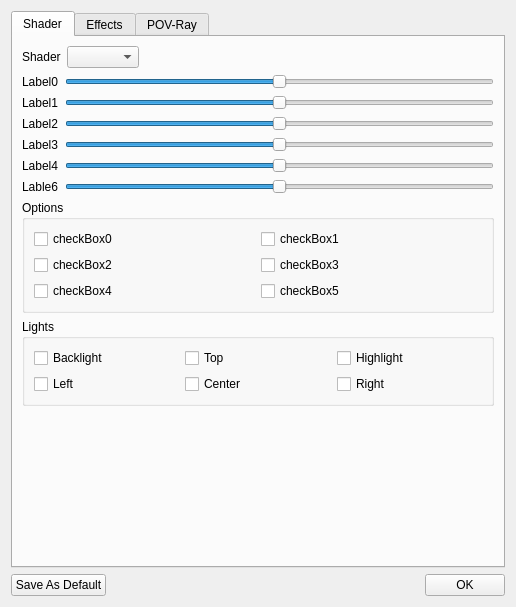
<?xml version="1.0" encoding="UTF-8"?>
<ui version="4.0">
 <class>ShaderDialog</class>
 <widget class="QDialog" name="ShaderDialog">
  <property name="geometry">
   <rect>
    <x>0</x>
    <y>0</y>
    <width>516</width>
    <height>607</height>
   </rect>
  </property>
  <property name="windowTitle">
   <string>Appearance</string>
  </property>
  <property name="styleSheet">
   <string notr="true">QToolButton {
   color: #333;
   background-color: #666;
   border-width: 2px;
   border-color: #CCC;
   border-style: solid;
   border-radius: 5;
   padding: 0px;
   min-width: 50px;
   max-width: 50px;
   min-height: 30px;
   max-height: 30px;
}

QToolButton[gradient=&quot;true&quot;] {
   border-width: 1px; 
   border-color: #333;
   border-style: solid; 
   border-radius: 1; 
   padding: 0px; 
   min-width: 200px;
   height: 30px;
}

QToolButton:pressed {
   border-color: #222;
}
</string>
  </property>
  <layout class="QVBoxLayout" name="verticalLayout_4">
   <item>
    <widget class="QTabWidget" name="shaderFilterTabWidget">
     <property name="currentIndex">
      <number>0</number>
     </property>
     <widget class="QWidget" name="tab">
      <attribute name="title">
       <string>Shader</string>
      </attribute>
      <layout class="QVBoxLayout" name="verticalLayout">
       <item>
        <layout class="QHBoxLayout" name="horizontalLayout_5">
         <item>
          <widget class="QLabel" name="label_10">
           <property name="text">
            <string>Shader</string>
           </property>
          </widget>
         </item>
         <item>
          <widget class="QComboBox" name="shaderCombo"/>
         </item>
         <item>
          <spacer name="horizontalSpacer_4">
           <property name="orientation">
            <enum>Qt::Horizontal</enum>
           </property>
           <property name="sizeHint" stdset="0">
            <size>
             <width>40</width>
             <height>20</height>
            </size>
           </property>
          </spacer>
         </item>
        </layout>
       </item>
       <item>
        <layout class="QGridLayout" name="gridLayout_2">
         <item row="0" column="0">
          <widget class="QLabel" name="label0">
           <property name="text">
            <string>Label0</string>
           </property>
          </widget>
         </item>
         <item row="1" column="0">
          <widget class="QLabel" name="label1">
           <property name="text">
            <string>Label1</string>
           </property>
          </widget>
         </item>
         <item row="2" column="0">
          <widget class="QLabel" name="label2">
           <property name="text">
            <string>Label2</string>
           </property>
          </widget>
         </item>
         <item row="3" column="0">
          <widget class="QLabel" name="label3">
           <property name="text">
            <string>Label3</string>
           </property>
          </widget>
         </item>
         <item row="0" column="1">
          <widget class="QSlider" name="slider0">
           <property name="maximum">
            <number>100</number>
           </property>
           <property name="value">
            <number>50</number>
           </property>
           <property name="sliderPosition">
            <number>50</number>
           </property>
           <property name="orientation">
            <enum>Qt::Horizontal</enum>
           </property>
          </widget>
         </item>
         <item row="1" column="1">
          <widget class="QSlider" name="slider1">
           <property name="maximum">
            <number>100</number>
           </property>
           <property name="value">
            <number>50</number>
           </property>
           <property name="orientation">
            <enum>Qt::Horizontal</enum>
           </property>
          </widget>
         </item>
         <item row="2" column="1">
          <widget class="QSlider" name="slider2">
           <property name="maximum">
            <number>100</number>
           </property>
           <property name="value">
            <number>50</number>
           </property>
           <property name="orientation">
            <enum>Qt::Horizontal</enum>
           </property>
          </widget>
         </item>
         <item row="4" column="0">
          <widget class="QLabel" name="label4">
           <property name="text">
            <string>Label4</string>
           </property>
          </widget>
         </item>
         <item row="4" column="1">
          <widget class="QSlider" name="slider4">
           <property name="maximum">
            <number>100</number>
           </property>
           <property name="value">
            <number>50</number>
           </property>
           <property name="orientation">
            <enum>Qt::Horizontal</enum>
           </property>
          </widget>
         </item>
         <item row="5" column="0">
          <widget class="QLabel" name="label5">
           <property name="text">
            <string>Lable6</string>
           </property>
          </widget>
         </item>
         <item row="5" column="1">
          <widget class="QSlider" name="slider5">
           <property name="maximum">
            <number>100</number>
           </property>
           <property name="value">
            <number>50</number>
           </property>
           <property name="orientation">
            <enum>Qt::Horizontal</enum>
           </property>
          </widget>
         </item>
         <item row="3" column="1">
          <widget class="QSlider" name="slider3">
           <property name="maximum">
            <number>100</number>
           </property>
           <property name="value">
            <number>50</number>
           </property>
           <property name="orientation">
            <enum>Qt::Horizontal</enum>
           </property>
          </widget>
         </item>
        </layout>
       </item>
       <item>
        <widget class="QGroupBox" name="optionBox">
         <property name="title">
          <string>Options</string>
         </property>
         <layout class="QGridLayout" name="gridLayout_5">
          <item row="0" column="0">
           <widget class="QCheckBox" name="checkBox0">
            <property name="text">
             <string>checkBox0</string>
            </property>
           </widget>
          </item>
          <item row="0" column="1">
           <widget class="QCheckBox" name="checkBox1">
            <property name="text">
             <string>checkBox1</string>
            </property>
           </widget>
          </item>
          <item row="1" column="0">
           <widget class="QCheckBox" name="checkBox2">
            <property name="text">
             <string>checkBox2</string>
            </property>
           </widget>
          </item>
          <item row="1" column="1">
           <widget class="QCheckBox" name="checkBox3">
            <property name="text">
             <string>checkBox3</string>
            </property>
           </widget>
          </item>
          <item row="2" column="0">
           <widget class="QCheckBox" name="checkBox4">
            <property name="text">
             <string>checkBox4</string>
            </property>
           </widget>
          </item>
          <item row="2" column="1">
           <widget class="QCheckBox" name="checkBox5">
            <property name="text">
             <string>checkBox5</string>
            </property>
           </widget>
          </item>
         </layout>
        </widget>
       </item>
       <item>
        <widget class="QGroupBox" name="lightBox">
         <property name="title">
          <string>Lights</string>
         </property>
         <layout class="QGridLayout" name="gridLayout_4">
          <item row="0" column="0">
           <widget class="QCheckBox" name="lightBox0">
            <property name="text">
             <string>Backlight</string>
            </property>
           </widget>
          </item>
          <item row="0" column="1">
           <widget class="QCheckBox" name="lightBox1">
            <property name="text">
             <string>Top</string>
            </property>
           </widget>
          </item>
          <item row="0" column="2">
           <widget class="QCheckBox" name="lightBox2">
            <property name="text">
             <string>Highlight</string>
            </property>
           </widget>
          </item>
          <item row="1" column="0">
           <widget class="QCheckBox" name="lightBox3">
            <property name="text">
             <string>Left</string>
            </property>
           </widget>
          </item>
          <item row="1" column="2">
           <widget class="QCheckBox" name="lightBox5">
            <property name="text">
             <string>Right</string>
            </property>
           </widget>
          </item>
          <item row="1" column="1">
           <widget class="QCheckBox" name="lightBox4">
            <property name="text">
             <string>Center</string>
            </property>
           </widget>
          </item>
         </layout>
        </widget>
       </item>
       <item>
        <spacer name="verticalSpacer">
         <property name="orientation">
          <enum>Qt::Vertical</enum>
         </property>
         <property name="sizeHint" stdset="0">
          <size>
           <width>20</width>
           <height>0</height>
          </size>
         </property>
        </spacer>
       </item>
      </layout>
     </widget>
     <widget class="QWidget" name="tab_2">
      <attribute name="title">
       <string>Effects</string>
      </attribute>
      <layout class="QVBoxLayout" name="verticalLayout_3">
       <item>
        <widget class="QCheckBox" name="antialias">
         <property name="text">
          <string>Antialias Edges</string>
         </property>
        </widget>
       </item>
       <item>
        <widget class="QCheckBox" name="border">
         <property name="text">
          <string>Border</string>
         </property>
        </widget>
       </item>
       <item>
        <widget class="QCheckBox" name="ambientOcclusion">
         <property name="text">
          <string>Ambient Occlusion</string>
         </property>
        </widget>
       </item>
       <item>
        <widget class="QGroupBox" name="aoOptionsGroupBox">
         <property name="enabled">
          <bool>false</bool>
         </property>
         <property name="title">
          <string>Options</string>
         </property>
         <layout class="QVBoxLayout" name="verticalLayout_2">
          <item>
           <layout class="QGridLayout" name="gridLayout">
            <item row="0" column="0">
             <widget class="QLabel" name="label">
              <property name="text">
               <string>Radius</string>
              </property>
             </widget>
            </item>
            <item row="0" column="1">
             <widget class="QSlider" name="aoRadius">
              <property name="orientation">
               <enum>Qt::Horizontal</enum>
              </property>
             </widget>
            </item>
            <item row="1" column="0">
             <widget class="QLabel" name="label_2">
              <property name="text">
               <string>Strength</string>
              </property>
             </widget>
            </item>
            <item row="1" column="1">
             <widget class="QSlider" name="aoStrength">
              <property name="orientation">
               <enum>Qt::Horizontal</enum>
              </property>
             </widget>
            </item>
            <item row="2" column="0">
             <widget class="QLabel" name="label_3">
              <property name="text">
               <string>Total</string>
              </property>
             </widget>
            </item>
            <item row="2" column="1">
             <widget class="QSlider" name="aoTotal">
              <property name="orientation">
               <enum>Qt::Horizontal</enum>
              </property>
             </widget>
            </item>
           </layout>
          </item>
         </layout>
        </widget>
       </item>
       <item>
        <spacer name="verticalSpacer_2">
         <property name="orientation">
          <enum>Qt::Vertical</enum>
         </property>
         <property name="sizeHint" stdset="0">
          <size>
           <width>20</width>
           <height>40</height>
          </size>
         </property>
        </spacer>
       </item>
      </layout>
     </widget>
     <widget class="QWidget" name="tab_3">
      <attribute name="title">
       <string>POV-Ray</string>
      </attribute>
      <layout class="QVBoxLayout" name="verticalLayout_5">
       <item>
        <widget class="QGroupBox" name="groupBox_2">
         <property name="title">
          <string>Textures</string>
         </property>
         <layout class="QGridLayout" name="gridLayout_3">
          <item row="2" column="0">
           <widget class="QLabel" name="label_9">
            <property name="text">
             <string>Bond</string>
            </property>
           </widget>
          </item>
          <item row="2" column="1">
           <widget class="QComboBox" name="bondTexture"/>
          </item>
          <item row="1" column="0">
           <widget class="QLabel" name="label_8">
            <property name="text">
             <string>Atom</string>
            </property>
           </widget>
          </item>
          <item row="3" column="0">
           <widget class="QLabel" name="label_13">
            <property name="text">
             <string>Surface</string>
            </property>
           </widget>
          </item>
          <item row="3" column="1">
           <widget class="QComboBox" name="surfaceTexture"/>
          </item>
          <item row="1" column="2">
           <spacer name="horizontalSpacer">
            <property name="orientation">
             <enum>Qt::Horizontal</enum>
            </property>
            <property name="sizeHint" stdset="0">
             <size>
              <width>52</width>
              <height>20</height>
             </size>
            </property>
           </spacer>
          </item>
          <item row="1" column="1">
           <widget class="QComboBox" name="atomTexture"/>
          </item>
          <item row="0" column="1">
           <widget class="QComboBox" name="background">
            <item>
             <property name="text">
              <string>None</string>
             </property>
            </item>
            <item>
             <property name="text">
              <string>Default</string>
             </property>
            </item>
            <item>
             <property name="text">
              <string>Black</string>
             </property>
            </item>
            <item>
             <property name="text">
              <string>White</string>
             </property>
            </item>
           </widget>
          </item>
          <item row="0" column="0">
           <widget class="QLabel" name="label_7">
            <property name="text">
             <string>Background</string>
            </property>
           </widget>
          </item>
         </layout>
        </widget>
       </item>
       <item>
        <widget class="QGroupBox" name="groupBox_3">
         <property name="title">
          <string>Sample</string>
         </property>
         <layout class="QGridLayout" name="gridLayout_7">
          <item row="0" column="2">
           <widget class="QFrame" name="atomSampleFrame">
            <property name="sizePolicy">
             <sizepolicy hsizetype="Fixed" vsizetype="Fixed">
              <horstretch>0</horstretch>
              <verstretch>1</verstretch>
             </sizepolicy>
            </property>
            <property name="minimumSize">
             <size>
              <width>200</width>
              <height>150</height>
             </size>
            </property>
            <property name="frameShape">
             <enum>QFrame::StyledPanel</enum>
            </property>
            <property name="frameShadow">
             <enum>QFrame::Raised</enum>
            </property>
           </widget>
          </item>
          <item row="0" column="3">
           <widget class="QFrame" name="surfaceSampleFrame">
            <property name="sizePolicy">
             <sizepolicy hsizetype="Fixed" vsizetype="Fixed">
              <horstretch>0</horstretch>
              <verstretch>0</verstretch>
             </sizepolicy>
            </property>
            <property name="minimumSize">
             <size>
              <width>200</width>
              <height>150</height>
             </size>
            </property>
            <property name="frameShape">
             <enum>QFrame::StyledPanel</enum>
            </property>
            <property name="frameShadow">
             <enum>QFrame::Raised</enum>
            </property>
           </widget>
          </item>
         </layout>
        </widget>
       </item>
       <item>
        <widget class="QGroupBox" name="lightBox_2">
         <property name="title">
          <string>Lights</string>
         </property>
         <layout class="QGridLayout" name="gridLayout_6">
          <item row="0" column="0">
           <widget class="QCheckBox" name="povLightFront">
            <property name="text">
             <string>Front</string>
            </property>
            <property name="checked">
             <bool>true</bool>
            </property>
           </widget>
          </item>
          <item row="0" column="1">
           <widget class="QCheckBox" name="povLightHighlight">
            <property name="text">
             <string>Highlight</string>
            </property>
           </widget>
          </item>
          <item row="0" column="2">
           <widget class="QCheckBox" name="povLightLeft">
            <property name="text">
             <string>Left</string>
            </property>
            <property name="checked">
             <bool>true</bool>
            </property>
           </widget>
          </item>
          <item row="1" column="0">
           <widget class="QCheckBox" name="povLightLower">
            <property name="text">
             <string>Lower</string>
            </property>
           </widget>
          </item>
         </layout>
        </widget>
       </item>
       <item>
        <layout class="QHBoxLayout" name="horizontalLayout">
         <item>
          <spacer name="horizontalSpacer_3">
           <property name="orientation">
            <enum>Qt::Horizontal</enum>
           </property>
           <property name="sizeHint" stdset="0">
            <size>
             <width>40</width>
             <height>20</height>
            </size>
           </property>
          </spacer>
         </item>
         <item>
          <widget class="QPushButton" name="generatePovRay">
           <property name="text">
            <string>Generate POV-Ray File</string>
           </property>
          </widget>
         </item>
        </layout>
       </item>
      </layout>
     </widget>
    </widget>
   </item>
   <item>
    <layout class="QHBoxLayout" name="horizontalLayout_2">
     <item>
      <widget class="QPushButton" name="saveAsDefault">
       <property name="text">
        <string>Save As Default</string>
       </property>
      </widget>
     </item>
     <item>
      <spacer name="horizontalSpacer_2">
       <property name="orientation">
        <enum>Qt::Horizontal</enum>
       </property>
       <property name="sizeHint" stdset="0">
        <size>
         <width>40</width>
         <height>20</height>
        </size>
       </property>
      </spacer>
     </item>
     <item>
      <widget class="QPushButton" name="okButton">
       <property name="text">
        <string>OK</string>
       </property>
      </widget>
     </item>
    </layout>
   </item>
  </layout>
 </widget>
 <tabstops>
  <tabstop>shaderFilterTabWidget</tabstop>
  <tabstop>shaderCombo</tabstop>
  <tabstop>slider0</tabstop>
  <tabstop>slider1</tabstop>
  <tabstop>slider2</tabstop>
  <tabstop>slider3</tabstop>
  <tabstop>slider4</tabstop>
  <tabstop>slider5</tabstop>
  <tabstop>checkBox0</tabstop>
  <tabstop>checkBox1</tabstop>
  <tabstop>checkBox2</tabstop>
  <tabstop>checkBox3</tabstop>
  <tabstop>checkBox4</tabstop>
  <tabstop>checkBox5</tabstop>
  <tabstop>lightBox0</tabstop>
  <tabstop>lightBox1</tabstop>
  <tabstop>lightBox2</tabstop>
  <tabstop>lightBox3</tabstop>
  <tabstop>lightBox4</tabstop>
  <tabstop>lightBox5</tabstop>
  <tabstop>saveAsDefault</tabstop>
  <tabstop>okButton</tabstop>
  <tabstop>aoRadius</tabstop>
  <tabstop>aoTotal</tabstop>
  <tabstop>border</tabstop>
  <tabstop>antialias</tabstop>
  <tabstop>ambientOcclusion</tabstop>
  <tabstop>aoStrength</tabstop>
 </tabstops>
 <resources/>
 <connections>
  <connection>
   <sender>okButton</sender>
   <signal>clicked()</signal>
   <receiver>ShaderDialog</receiver>
   <slot>close()</slot>
   <hints>
    <hint type="sourcelabel">
     <x>440</x>
     <y>281</y>
    </hint>
    <hint type="destinationlabel">
     <x>246</x>
     <y>163</y>
    </hint>
   </hints>
  </connection>
 </connections>
</ui>
